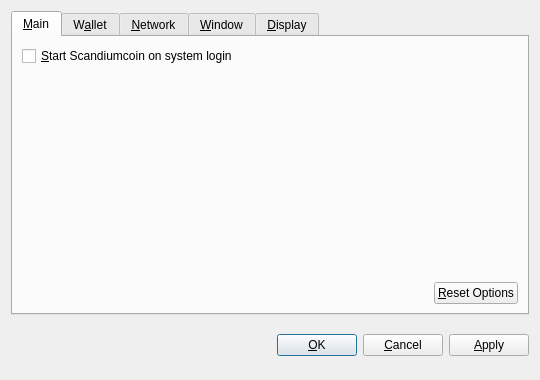
<?xml version="1.0" encoding="UTF-8"?>
<ui version="4.0">
 <class>OptionsDialog</class>
 <widget class="QDialog" name="OptionsDialog">
  <property name="geometry">
   <rect>
    <x>0</x>
    <y>0</y>
    <width>540</width>
    <height>380</height>
   </rect>
  </property>
  <property name="windowTitle">
   <string>Options</string>
  </property>
  <property name="modal">
   <bool>true</bool>
  </property>
  <layout class="QVBoxLayout" name="verticalLayout">
   <item>
    <widget class="QTabWidget" name="tabWidget">
     <property name="tabPosition">
      <enum>QTabWidget::North</enum>
     </property>
     <property name="currentIndex">
      <number>0</number>
     </property>
     <widget class="QWidget" name="tabMain">
      <attribute name="title">
       <string>&amp;Main</string>
      </attribute>
      <layout class="QVBoxLayout" name="verticalLayout_Main">
       <item>
        <widget class="QCheckBox" name="bitcoinAtStartup">
         <property name="toolTip">
          <string>Automatically start Scandiumcoin after logging in to the system.</string>
         </property>
         <property name="text">
          <string>&amp;Start Scandiumcoin on system login</string>
         </property>
        </widget>
       </item>
       <item>
        <spacer name="verticalSpacer_Main">
         <property name="orientation">
          <enum>Qt::Vertical</enum>
         </property>
         <property name="sizeHint" stdset="0">
          <size>
           <width>20</width>
           <height>40</height>
          </size>
         </property>
        </spacer>
       </item>
       <item>
        <layout class="QHBoxLayout" name="horizontalLayout_2_Main">
         <item>
          <spacer name="horizontalSpacer_2_Main">
           <property name="orientation">
            <enum>Qt::Horizontal</enum>
           </property>
           <property name="sizeHint" stdset="0">
            <size>
             <width>40</width>
             <height>20</height>
            </size>
           </property>
          </spacer>
         </item>
         <item>
          <widget class="QPushButton" name="resetButton">
           <property name="toolTip">
            <string>Reset all client options to default.</string>
           </property>
           <property name="text">
            <string>&amp;Reset Options</string>
           </property>
           <property name="autoDefault">
            <bool>false</bool>
           </property>
          </widget>
         </item>
        </layout>
       </item>
      </layout>
     </widget>
     <widget class="QWidget" name="tabWallet">
      <attribute name="title">
       <string>W&amp;allet</string>
      </attribute>
      <layout class="QVBoxLayout" name="verticalLayout_Network">
       <item>
        <widget class="QLabel" name="transactionFeeInfoLabel">
         <property name="text">
          <string>Optional transaction fee per kB that helps make sure your transactions are processed quickly. Most transactions are 1 kB.</string>
         </property>
         <property name="textFormat">
          <enum>Qt::PlainText</enum>
         </property>
         <property name="wordWrap">
          <bool>true</bool>
         </property>
        </widget>
       </item>
       <item>
        <layout class="QHBoxLayout" name="horizontalLayout_1_Main">
         <item>
          <widget class="QLabel" name="transactionFeeLabel">
           <property name="text">
            <string>Pay transaction &amp;fee</string>
           </property>
           <property name="textFormat">
            <enum>Qt::PlainText</enum>
           </property>
           <property name="buddy">
            <cstring>transactionFee</cstring>
           </property>
          </widget>
         </item>
         <item>
          <widget class="BitcoinAmountField" name="transactionFee"/>
         </item>
         <item>
          <spacer name="horizontalSpacer_1_Main">
           <property name="orientation">
            <enum>Qt::Horizontal</enum>
           </property>
           <property name="sizeHint" stdset="0">
            <size>
             <width>40</width>
             <height>20</height>
            </size>
           </property>
          </spacer>
         </item>
        </layout>
       </item>
       <item>
        <widget class="QLabel" name="label">
         <property name="text">
          <string>If you disable the spending of unconfirmed change, the change from a transaction cannot be used until that transaction has at least one confirmation. This also affects how your balance is computed.</string>
         </property>
         <property name="wordWrap">
          <bool>true</bool>
         </property>
        </widget>
       </item>
       <item>
        <widget class="QCheckBox" name="spendZeroConfChange">
         <property name="text">
          <string>Spend unconfirmed change  (experts only)</string>
         </property>
        </widget>
       </item>
       <item>
        <spacer name="verticalSpacer">
         <property name="orientation">
          <enum>Qt::Vertical</enum>
         </property>
         <property name="sizeHint" stdset="0">
          <size>
           <width>20</width>
           <height>40</height>
          </size>
         </property>
        </spacer>
       </item>
      </layout>
     </widget>
     <widget class="QWidget" name="tabNetwork">
      <attribute name="title">
       <string>&amp;Network</string>
      </attribute>
      <layout class="QVBoxLayout" name="verticalLayout_Network">
       <item>
        <widget class="QCheckBox" name="mapPortUpnp">
         <property name="toolTip">
          <string>Automatically open the Scandiumcoin client port on the router. This only works when your router supports UPnP and it is enabled.</string>
         </property>
         <property name="text">
          <string>Map port using &amp;UPnP</string>
         </property>
        </widget>
       </item>
       <item>
        <widget class="QCheckBox" name="connectSocks">
         <property name="toolTip">
          <string>Connect to the Scandiumcoin network through a SOCKS proxy (e.g. when connecting through Tor).</string>
         </property>
         <property name="text">
          <string>&amp;Connect through SOCKS proxy:</string>
         </property>
        </widget>
       </item>
       <item>
        <layout class="QHBoxLayout" name="horizontalLayout_Network">
         <item>
          <widget class="QLabel" name="proxyIpLabel">
           <property name="text">
            <string>Proxy &amp;IP:</string>
           </property>
           <property name="textFormat">
            <enum>Qt::PlainText</enum>
           </property>
           <property name="buddy">
            <cstring>proxyIp</cstring>
           </property>
          </widget>
         </item>
         <item>
          <widget class="QValidatedLineEdit" name="proxyIp">
           <property name="maximumSize">
            <size>
             <width>140</width>
             <height>16777215</height>
            </size>
           </property>
           <property name="toolTip">
            <string>IP address of the proxy (e.g. 127.0.0.1)</string>
           </property>
          </widget>
         </item>
         <item>
          <widget class="QLabel" name="proxyPortLabel">
           <property name="text">
            <string>&amp;Port:</string>
           </property>
           <property name="textFormat">
            <enum>Qt::PlainText</enum>
           </property>
           <property name="buddy">
            <cstring>proxyPort</cstring>
           </property>
          </widget>
         </item>
         <item>
          <widget class="QLineEdit" name="proxyPort">
           <property name="maximumSize">
            <size>
             <width>55</width>
             <height>16777215</height>
            </size>
           </property>
           <property name="toolTip">
            <string>Port of the proxy (e.g. 9050)</string>
           </property>
          </widget>
         </item>
         <item>
          <widget class="QLabel" name="socksVersionLabel">
           <property name="text">
            <string>SOCKS &amp;Version:</string>
           </property>
           <property name="textFormat">
            <enum>Qt::PlainText</enum>
           </property>
           <property name="buddy">
            <cstring>socksVersion</cstring>
           </property>
          </widget>
         </item>
         <item>
          <widget class="QValueComboBox" name="socksVersion">
           <property name="toolTip">
            <string>SOCKS version of the proxy (e.g. 5)</string>
           </property>
          </widget>
         </item>
         <item>
          <spacer name="horizontalSpacer_Network">
           <property name="orientation">
            <enum>Qt::Horizontal</enum>
           </property>
           <property name="sizeHint" stdset="0">
            <size>
             <width>40</width>
             <height>20</height>
            </size>
           </property>
          </spacer>
         </item>
        </layout>
       </item>
       <item>
        <spacer name="verticalSpacer_Network">
         <property name="orientation">
          <enum>Qt::Vertical</enum>
         </property>
         <property name="sizeHint" stdset="0">
          <size>
           <width>20</width>
           <height>40</height>
          </size>
         </property>
        </spacer>
       </item>
      </layout>
     </widget>
     <widget class="QWidget" name="tabWindow">
      <attribute name="title">
       <string>&amp;Window</string>
      </attribute>
      <layout class="QVBoxLayout" name="verticalLayout_Window">
       <item>
        <widget class="QCheckBox" name="minimizeToTray">
         <property name="toolTip">
          <string>Show only a tray icon after minimizing the window.</string>
         </property>
         <property name="text">
          <string>&amp;Minimize to the tray instead of the taskbar</string>
         </property>
        </widget>
       </item>
       <item>
        <widget class="QCheckBox" name="minimizeOnClose">
         <property name="toolTip">
          <string>Minimize instead of exit the application when the window is closed. When this option is enabled, the application will be closed only after selecting Quit in the menu.</string>
         </property>
         <property name="text">
          <string>M&amp;inimize on close</string>
         </property>
        </widget>
       </item>
       <item>
        <spacer name="verticalSpacer_Window">
         <property name="orientation">
          <enum>Qt::Vertical</enum>
         </property>
         <property name="sizeHint" stdset="0">
          <size>
           <width>20</width>
           <height>40</height>
          </size>
         </property>
        </spacer>
       </item>
      </layout>
     </widget>
     <widget class="QWidget" name="tabDisplay">
      <attribute name="title">
       <string>&amp;Display</string>
      </attribute>
      <layout class="QVBoxLayout" name="verticalLayout_Display">
       <item>
        <layout class="QHBoxLayout" name="horizontalLayout_1_Display">
         <item>
          <widget class="QLabel" name="langLabel">
           <property name="text">
            <string>User Interface &amp;language:</string>
           </property>
           <property name="textFormat">
            <enum>Qt::PlainText</enum>
           </property>
           <property name="buddy">
            <cstring>lang</cstring>
           </property>
          </widget>
         </item>
         <item>
          <widget class="QValueComboBox" name="lang">
           <property name="toolTip">
            <string>The user interface language can be set here. This setting will take effect after restarting Scandiumcoin.</string>
           </property>
          </widget>
         </item>
        </layout>
       </item>
       <item>
        <layout class="QHBoxLayout" name="horizontalLayout_2_Display">
         <item>
          <widget class="QLabel" name="unitLabel">
           <property name="text">
            <string>&amp;Unit to show amounts in:</string>
           </property>
           <property name="textFormat">
            <enum>Qt::PlainText</enum>
           </property>
           <property name="buddy">
            <cstring>unit</cstring>
           </property>
          </widget>
         </item>
         <item>
          <widget class="QValueComboBox" name="unit">
           <property name="toolTip">
            <string>Choose the default subdivision unit to show in the interface and when sending coins.</string>
           </property>
          </widget>
         </item>
        </layout>
       </item>
       <item>
        <widget class="QCheckBox" name="displayAddresses">
         <property name="toolTip">
          <string>Whether to show Scandiumcoin addresses in the transaction list or not.</string>
         </property>
         <property name="text">
          <string>&amp;Display addresses in transaction list</string>
         </property>
        </widget>
       </item>
       <item>
        <widget class="QCheckBox" name="coinControlFeatures">
         <property name="toolTip">
          <string>Whether to show coin control features or not.</string>
         </property>
         <property name="text">
          <string>Display coin &amp;control features (experts only!)</string>
         </property>
        </widget>
       </item>
       <item>
        <spacer name="verticalSpacer_Display">
         <property name="orientation">
          <enum>Qt::Vertical</enum>
         </property>
         <property name="sizeHint" stdset="0">
          <size>
           <width>20</width>
           <height>40</height>
          </size>
         </property>
        </spacer>
       </item>
      </layout>
     </widget>
    </widget>
   </item>
   <item>
    <layout class="QHBoxLayout" name="horizontalLayout_Buttons">
     <item>
      <spacer name="horizontalSpacer_1">
       <property name="orientation">
        <enum>Qt::Horizontal</enum>
       </property>
       <property name="sizeHint" stdset="0">
        <size>
         <width>40</width>
         <height>48</height>
        </size>
       </property>
      </spacer>
     </item>
     <item>
      <widget class="QLabel" name="statusLabel">
       <property name="font">
        <font>
         <weight>75</weight>
         <bold>true</bold>
        </font>
       </property>
       <property name="text">
        <string/>
       </property>
       <property name="textFormat">
        <enum>Qt::PlainText</enum>
       </property>
       <property name="wordWrap">
        <bool>true</bool>
       </property>
      </widget>
     </item>
     <item>
      <spacer name="horizontalSpacer_2">
       <property name="orientation">
        <enum>Qt::Horizontal</enum>
       </property>
       <property name="sizeHint" stdset="0">
        <size>
         <width>40</width>
         <height>48</height>
        </size>
       </property>
      </spacer>
     </item>
     <item>
      <widget class="QPushButton" name="okButton">
       <property name="text">
        <string>&amp;OK</string>
       </property>
      </widget>
     </item>
     <item>
      <widget class="QPushButton" name="cancelButton">
       <property name="text">
        <string>&amp;Cancel</string>
       </property>
       <property name="autoDefault">
        <bool>false</bool>
       </property>
      </widget>
     </item>
     <item>
      <widget class="QPushButton" name="applyButton">
       <property name="text">
        <string>&amp;Apply</string>
       </property>
       <property name="autoDefault">
        <bool>false</bool>
       </property>
      </widget>
     </item>
    </layout>
   </item>
  </layout>
 </widget>
 <customwidgets>
  <customwidget>
   <class>BitcoinAmountField</class>
   <extends>QSpinBox</extends>
   <header>bitcoinamountfield.h</header>
  </customwidget>
  <customwidget>
   <class>QValueComboBox</class>
   <extends>QComboBox</extends>
   <header>qvaluecombobox.h</header>
  </customwidget>
  <customwidget>
   <class>QValidatedLineEdit</class>
   <extends>QLineEdit</extends>
   <header>qvalidatedlineedit.h</header>
  </customwidget>
 </customwidgets>
 <resources/>
 <connections/>
</ui>
